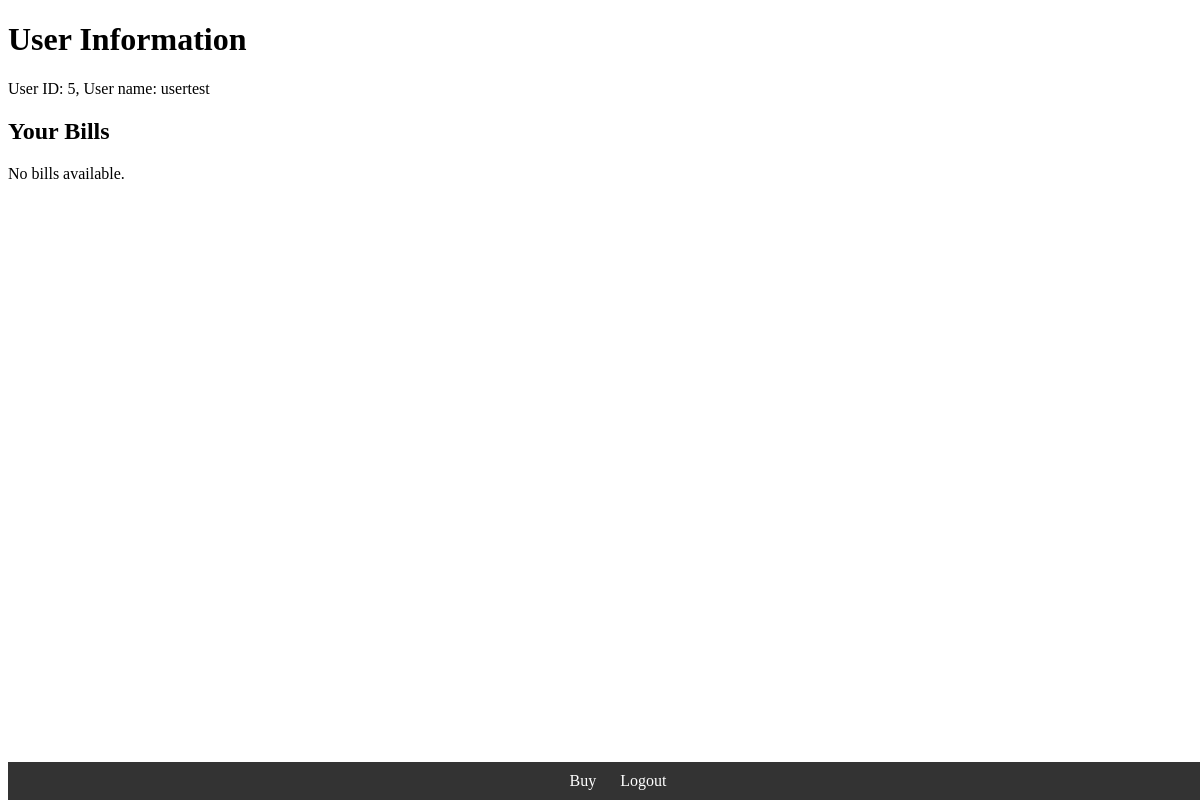
Page /juiceapp/bills/ (signed in) on the earlier database version.
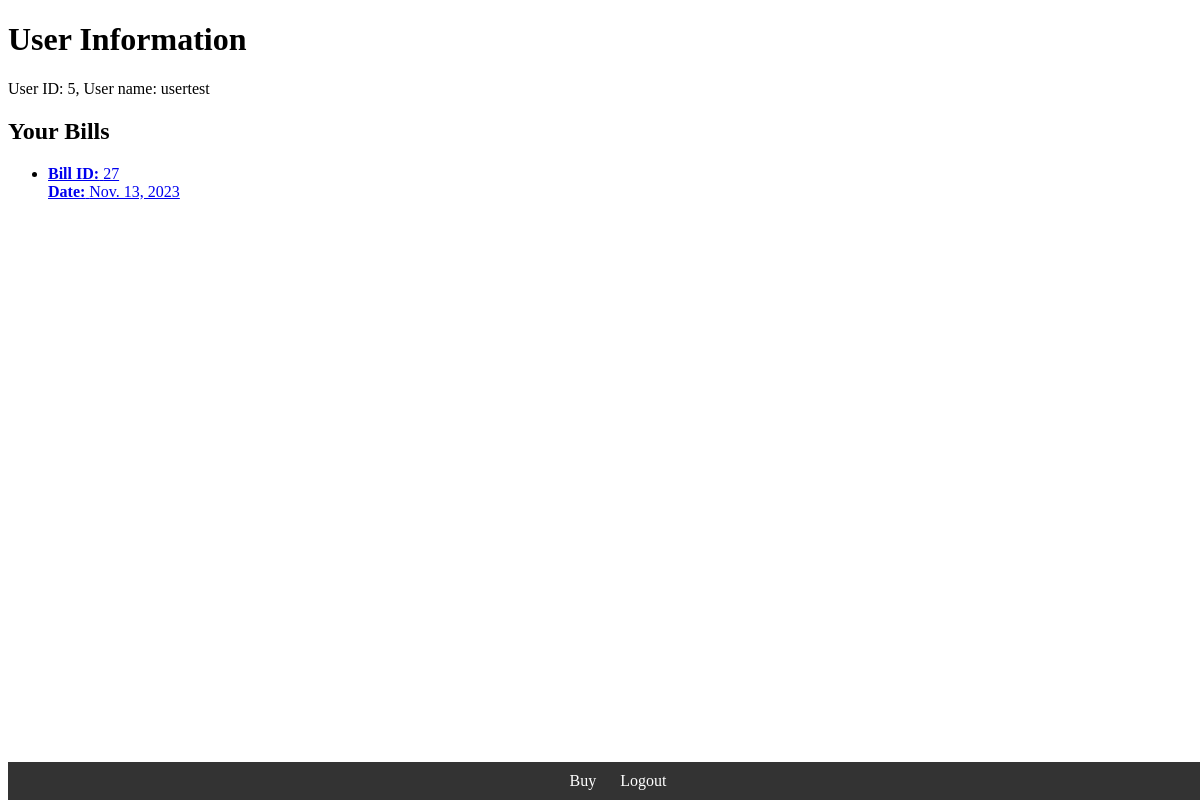
Same page on the later database version.
### juiceapp/models.py (models this page shows)
class Sale(models.Model):
    client = models.ForeignKey(User, on_delete=models.CASCADE)
    date = models.DateField(auto_now=True)
    is_completed = models.BooleanField(default=False)

### juiceapp/views.py (the view)
# urls.py: path('juiceapp/bills/', views.BillsListView.as_view(), name='bills'),
class BillsListView(ListView):
    template_name = "bills.html"
    def get_queryset(self):
        return Sale.objects.filter(client=self.request.user).filter(is_completed=True)

### juiceapp/templates/bills.html
{% extends "base.html" %}
{% block content %}
  <h2>Your Bills</h2>
  {% if object_list %}
    <ul>
      {% for bill in object_list %}
        <li>
          <a href="{% url 'juiceapp:bill_detail' bill.id %}">
            <strong>Bill ID:</strong> {{ bill.id }}<br>
            <strong>Date:</strong> {{ bill.date }}<br>
          </a>
        </li>
      {% endfor %}
    </ul>
  {% else %}
    <p>No bills available.</p>
  {% endif %}
{% endblock %}
{% block footer %}
  <a href="/juiceapp/purchase">Buy</a>
  {{ block.super }}
{% endblock %}

Differences in the rows shown:
now on this page (row edited): Sale: id "27", date "Nov. 13, 2023"
Other differences:
text no longer shown: "No bills available."
